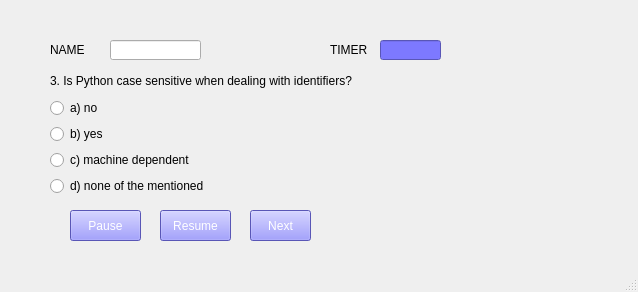
<?xml version="1.0" encoding="UTF-8"?>
<ui version="4.0">
 <class>q3</class>
 <widget class="QMainWindow" name="q3">
  <property name="geometry">
   <rect>
    <x>0</x>
    <y>0</y>
    <width>638</width>
    <height>292</height>
   </rect>
  </property>
  <property name="windowTitle">
   <string>screen2q3</string>
  </property>
  <widget class="QWidget" name="centralwidget">
   <widget class="QWidget" name="verticalLayoutWidget">
    <property name="geometry">
     <rect>
      <x>50</x>
      <y>70</y>
      <width>411</width>
      <height>126</height>
     </rect>
    </property>
    <layout class="QVBoxLayout" name="verticalLayout">
     <item>
      <widget class="QLabel" name="ques">
       <property name="text">
        <string>3. Is Python case sensitive when dealing with identifiers?</string>
       </property>
      </widget>
     </item>
     <item>
      <widget class="QRadioButton" name="r1">
       <property name="text">
        <string>a) no</string>
       </property>
      </widget>
     </item>
     <item>
      <widget class="QRadioButton" name="r2">
       <property name="text">
        <string>b) yes</string>
       </property>
      </widget>
     </item>
     <item>
      <widget class="QRadioButton" name="r3">
       <property name="text">
        <string>c) machine dependent</string>
       </property>
      </widget>
     </item>
     <item>
      <widget class="QRadioButton" name="r4">
       <property name="text">
        <string>d) none of the mentioned</string>
       </property>
      </widget>
     </item>
    </layout>
   </widget>
   <widget class="QPushButton" name="push">
    <property name="geometry">
     <rect>
      <x>70</x>
      <y>210</y>
      <width>71</width>
      <height>31</height>
     </rect>
    </property>
    <property name="styleSheet">
     <string notr="true">background-color: rgb(125, 121, 255);
border-color: rgb(0, 85, 127);
font: 75 9pt &quot;Arial&quot;;
color:rgb(255, 255, 255);
</string>
    </property>
    <property name="text">
     <string>Pause</string>
    </property>
   </widget>
   <widget class="QPushButton" name="resume">
    <property name="geometry">
     <rect>
      <x>160</x>
      <y>210</y>
      <width>71</width>
      <height>31</height>
     </rect>
    </property>
    <property name="styleSheet">
     <string notr="true">background-color: rgb(125, 121, 255);
border-color: rgb(0, 85, 127);
font: 75 9pt &quot;Arial&quot;;
color:rgb(255, 255, 255);

</string>
    </property>
    <property name="text">
     <string>Resume</string>
    </property>
   </widget>
   <widget class="QPushButton" name="nextend">
    <property name="geometry">
     <rect>
      <x>250</x>
      <y>210</y>
      <width>61</width>
      <height>31</height>
     </rect>
    </property>
    <property name="styleSheet">
     <string notr="true">background-color: rgb(125, 121, 255);
border-color: rgb(0, 85, 127);
font: 75 9pt &quot;Arial&quot;;
color:rgb(255, 255, 255);
</string>
    </property>
    <property name="text">
     <string>Next</string>
    </property>
   </widget>
   <widget class="QLabel" name="timer">
    <property name="geometry">
     <rect>
      <x>330</x>
      <y>40</y>
      <width>241</width>
      <height>20</height>
     </rect>
    </property>
    <property name="text">
     <string>TIMER</string>
    </property>
   </widget>
   <widget class="QLineEdit" name="T2">
    <property name="geometry">
     <rect>
      <x>380</x>
      <y>40</y>
      <width>61</width>
      <height>20</height>
     </rect>
    </property>
    <property name="styleSheet">
     <string notr="true">background-color: rgb(125, 121, 255);
border-color: rgb(0, 85, 127);
font: 75 9pt &quot;Arial&quot;;
color:rgb(255, 255, 255);
</string>
    </property>
   </widget>
   <widget class="QLabel" name="label">
    <property name="geometry">
     <rect>
      <x>50</x>
      <y>40</y>
      <width>111</width>
      <height>20</height>
     </rect>
    </property>
    <property name="text">
     <string>NAME</string>
    </property>
   </widget>
   <widget class="QLineEdit" name="T1">
    <property name="geometry">
     <rect>
      <x>110</x>
      <y>40</y>
      <width>91</width>
      <height>20</height>
     </rect>
    </property>
    <property name="styleSheet">
     <string notr="true">border-color: rgb(0, 0, 0);</string>
    </property>
   </widget>
  </widget>
  <widget class="QMenuBar" name="menubar">
   <property name="geometry">
    <rect>
     <x>0</x>
     <y>0</y>
     <width>638</width>
     <height>18</height>
    </rect>
   </property>
  </widget>
  <widget class="QStatusBar" name="statusbar"/>
 </widget>
 <resources/>
 <connections/>
</ui>
